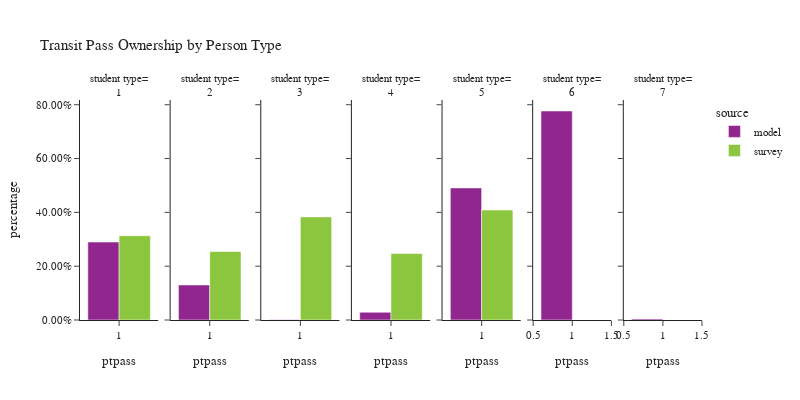

Source (notebook cell):
### Code cell
plot_transit_pass(person, 'pptyp', 'Person Type', 'student type')

### Figure 1 — Plotly figure (JSON) as saved in the notebook; plotly's stock layout.template omitted (floating-point values rounded to 4 significant figures)
{"data": [{"alignmentgroup": "True", "customdata": [[523907]], "hovertemplate": "source=model<br>pptyp=1<br>ptpass=%{x}<br>percentage=%{y}<br>sample count=%{customdata[0]}<extra></extra>", "legendgroup": "model", "marker": {"color": "#91268F", "pattern": {"shape": ""}}, "name": "model", "offsetgroup": "model", "orientation": "v", "showlegend": true, "textposition": "auto", "type": "bar", "x": [1], "xaxis": "x", "y": [0.2897], "yaxis": "y"}, {"alignmentgroup": "True", "customdata": [[43743]], "hovertemplate": "source=model<br>pptyp=2<br>ptpass=%{x}<br>percentage=%{y}<br>sample count=%{customdata[0]}<extra></extra>", "legendgroup": "model", "marker": {"color": "#91268F", "pattern": {"shape": ""}}, "name": "model", "offsetgroup": "model", "orientation": "v", "showlegend": false, "textposition": "auto", "type": "bar", "x": [1], "xaxis": "x2", "y": [0.1302], "yaxis": "y2"}, {"alignmentgroup": "True", "customdata": [[271]], "hovertemplate": "source=model<br>pptyp=3<br>ptpass=%{x}<br>percentage=%{y}<br>sample count=%{customdata[0]}<extra></extra>", "legendgroup": "model", "marker": {"color": "#91268F", "pattern": {"shape": ""}}, "name": "model", "offsetgroup": "model", "orientation": "v", "showlegend": false, "textposition": "auto", "type": "bar", "x": [1], "xaxis": "x3", "y": [0.0005177], "yaxis": "y3"}, {"alignmentgroup": "True", "customdata": [[17010]], "hovertemplate": "source=model<br>pptyp=4<br>ptpass=%{x}<br>percentage=%{y}<br>sample count=%{customdata[0]}<extra></extra>", "legendgroup": "model", "marker": {"color": "#91268F", "pattern": {"shape": ""}}, "name": "model", "offsetgroup": "model", "orientation": "v", "showlegend": false, "textposition": "auto", "type": "bar", "x": [1], "xaxis": "x4", "y": [0.0288], "yaxis": "y4"}, {"alignmentgroup": "True", "customdata": [[80723]], "hovertemplate": "source=model<br>pptyp=5<br>ptpass=%{x}<br>percentage=%{y}<br>sample count=%{customdata[0]}<extra></extra>", "legendgroup": "model", "marker": {"color": "#91268F", "pattern": {"shape": ""}}, "name": "model", "offsetgroup": "model", "orientation": "v", "showlegend": false, "textposition": "auto", "type": "bar", "x": [1], "xaxis": "x5", "y": [0.4908], "yaxis": "y5"}, {"alignmentgroup": "True", "customdata": [[101546]], "hovertemplate": "source=model<br>pptyp=6<br>ptpass=%{x}<br>percentage=%{y}<br>sample count=%{customdata[0]}<extra></extra>", "legendgroup": "model", "marker": {"color": "#91268F", "pattern": {"shape": ""}}, "name": "model", "offsetgroup": "model", "orientation": "v", "showlegend": false, "textposition": "auto", "type": "bar", "x": [1], "xaxis": "x6", "y": [0.7766], "yaxis": "y6"}, {"alignmentgroup": "True", "customdata": [[2070]], "hovertemplate": "source=model<br>pptyp=7<br>ptpass=%{x}<br>percentage=%{y}<br>sample count=%{customdata[0]}<extra></extra>", "legendgroup": "model", "marker": {"color": "#91268F", "pattern": {"shape": ""}}, "name": "model", "offsetgroup": "model", "orientation": "v", "showlegend": false, "textposition": "auto", "type": "bar", "x": [1], "xaxis": "x7", "y": [0.003713], "yaxis": "y7"}, {"alignmentgroup": "True", "customdata": [[1524]], "hovertemplate": "source=survey<br>pptyp=1<br>ptpass=%{x}<br>percentage=%{y}<br>sample count=%{customdata[0]}<extra></extra>", "legendgroup": "survey", "marker": {"color": "#8CC63E", "pattern": {"shape": ""}}, "name": "survey", "offsetgroup": "survey", "orientation": "v", "showlegend": true, "textposition": "auto", "type": "bar", "x": [1], "xaxis": "x", "y": [0.3132], "yaxis": "y"}, {"alignmentgroup": "True", "customdata": [[280]], "hovertemplate": "source=survey<br>pptyp=2<br>ptpass=%{x}<br>percentage=%{y}<br>sample count=%{customdata[0]}<extra></extra>", "legendgroup": "survey", "marker": {"color": "#8CC63E", "pattern": {"shape": ""}}, "name": "survey", "offsetgroup": "survey", "orientation": "v", "showlegend": false, "textposition": "auto", "type": "bar", "x": [1], "xaxis": "x2", "y": [0.2544], "yaxis": "y2"}, {"alignmentgroup": "True", "customdata": [[459]], "hovertemplate": "source=survey<br>pptyp=3<br>ptpass=%{x}<br>percentage=%{y}<br>sample count=%{customdata[0]}<extra></extra>", "legendgroup": "survey", "marker": {"color": "#8CC63E", "pattern": {"shape": ""}}, "name": "survey", "offsetgroup": "survey", "orientation": "v", "showlegend": false, "textposition": "auto", "type": "bar", "x": [1], "xaxis": "x3", "y": [0.3831], "yaxis": "y3"}, {"alignmentgroup": "True", "customdata": [[285]], "hovertemplate": "source=survey<br>pptyp=4<br>ptpass=%{x}<br>percentage=%{y}<br>sample count=%{customdata[0]}<extra></extra>", "legendgroup": "survey", "marker": {"color": "#8CC63E", "pattern": {"shape": ""}}, "name": "survey", "offsetgroup": "survey", "orientation": "v", "showlegend": false, "textposition": "auto", "type": "bar", "x": [1], "xaxis": "x4", "y": [0.2469], "yaxis": "y4"}, {"alignmentgroup": "True", "customdata": [[104]], "hovertemplate": "source=survey<br>pptyp=5<br>ptpass=%{x}<br>percentage=%{y}<br>sample count=%{customdata[0]}<extra></extra>", "legendgroup": "survey", "marker": {"color": "#8CC63E", "pattern": {"shape": ""}}, "name": "survey", "offsetgroup": "survey", "orientation": "v", "showlegend": false, "textposition": "auto", "type": "bar", "x": [1], "xaxis": "x5", "y": [0.4085], "yaxis": "y5"}], "layout": {"annotations": [{"font": {}, "showarrow": false, "text": "student type=<br>1", "x": 0.06286, "xanchor": "center", "xref": "paper", "y": 1.0, "yanchor": "bottom", "yref": "paper"}, {"font": {}, "showarrow": false, "text": "student type=<br>2", "x": 0.2086, "xanchor": "center", "xref": "paper", "y": 1.0, "yanchor": "bottom", "yref": "paper"}, {"font": {}, "showarrow": false, "text": "student type=<br>3", "x": 0.3543, "xanchor": "center", "xref": "paper", "y": 1.0, "yanchor": "bottom", "yref": "paper"}, {"font": {}, "showarrow": false, "text": "student type=<br>4", "x": 0.5, "xanchor": "center", "xref": "paper", "y": 1.0, "yanchor": "bottom", "yref": "paper"}, {"font": {}, "showarrow": false, "text": "student type=<br>5", "x": 0.6457, "xanchor": "center", "xref": "paper", "y": 1.0, "yanchor": "bottom", "yref": "paper"}, {"font": {}, "showarrow": false, "text": "student type=<br>6", "x": 0.7914, "xanchor": "center", "xref": "paper", "y": 1.0, "yanchor": "bottom", "yref": "paper"}, {"font": {}, "showarrow": false, "text": "student type=<br>7", "x": 0.9371, "xanchor": "center", "xref": "paper", "y": 1.0, "yanchor": "bottom", "yref": "paper"}], "barmode": "group", "font": {"size": 11}, "height": 400, "legend": {"title": {"text": "source"}, "tracegroupgap": 0}, "title": {"text": "Transit Pass Ownership by Person Type"}, "width": 800, "xaxis": {"anchor": "y", "domain": [0.0, 0.1257], "title": {"text": "ptpass"}}, "xaxis2": {"anchor": "y2", "domain": [0.1457, 0.2714], "matches": "x", "title": {"text": "ptpass"}}, "xaxis3": {"anchor": "y3", "domain": [0.2914, 0.4171], "matches": "x", "title": {"text": "ptpass"}}, "xaxis4": {"anchor": "y4", "domain": [0.4371, 0.5629], "matches": "x", "title": {"text": "ptpass"}}, "xaxis5": {"anchor": "y5", "domain": [0.5829, 0.7086], "matches": "x", "title": {"text": "ptpass"}}, "xaxis6": {"anchor": "y6", "domain": [0.7286, 0.8543], "matches": "x", "title": {"text": "ptpass"}}, "xaxis7": {"anchor": "y7", "domain": [0.8743, 1.0], "matches": "x", "title": {"text": "ptpass"}}, "yaxis": {"anchor": "x", "domain": [0.0, 1.0], "tickformat": ".2%", "title": {"text": "percentage"}}, "yaxis2": {"anchor": "x2", "domain": [0.0, 1.0], "matches": "y", "showticklabels": false, "tickformat": ".2%"}, "yaxis3": {"anchor": "x3", "domain": [0.0, 1.0], "matches": "y", "showticklabels": false, "tickformat": ".2%"}, "yaxis4": {"anchor": "x4", "domain": [0.0, 1.0], "matches": "y", "showticklabels": false, "tickformat": ".2%"}, "yaxis5": {"anchor": "x5", "domain": [0.0, 1.0], "matches": "y", "showticklabels": false, "tickformat": ".2%"}, "yaxis6": {"anchor": "x6", "domain": [0.0, 1.0], "matches": "y", "showticklabels": false, "tickformat": ".2%"}, "yaxis7": {"anchor": "x7", "domain": [0.0, 1.0], "matches": "y", "showticklabels": false, "tickformat": ".2%"}}}
